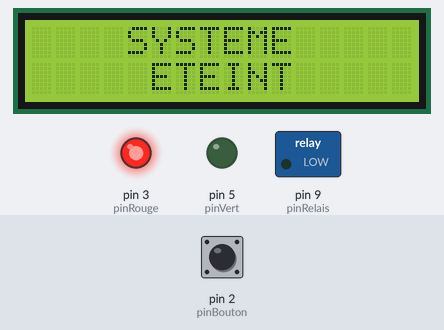
Bench run of a sketch on a simulated Arduino Uno, built with avr-gcc and run on an emulated ATmega328P. On the bench: 16×2 character LCD, switched loads named in the sketch (green lamp = pin HIGH), output pins drawn as LEDs (lit = HIGH). The test bench sets the inputs (shaded band); at power-on: pin 2 (pinBouton) LOW. Random numbers use the default seed unless the sketch sets one; what the sketch prints to the serial monitor is not drawn.

Above: at 2.2 s.
2.3 s: pin 2 (pinBouton) driven HIGH
At 4.2 s:
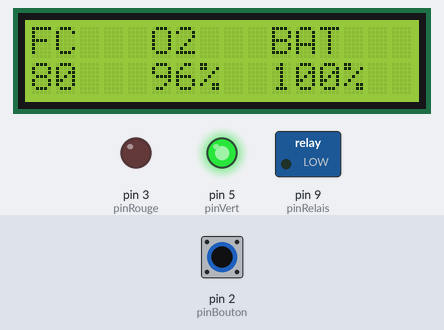
4.8 s: pin 2 (pinBouton) pulsed LOW 2 times (0.12 s each, 0.3 s apart)
At 6.0 s:
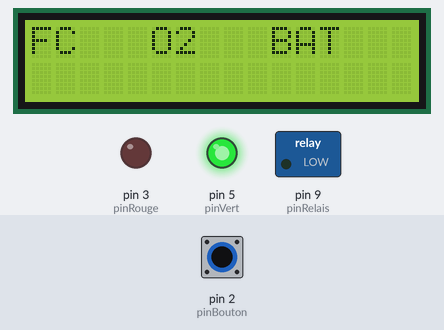
At 37.3 s:
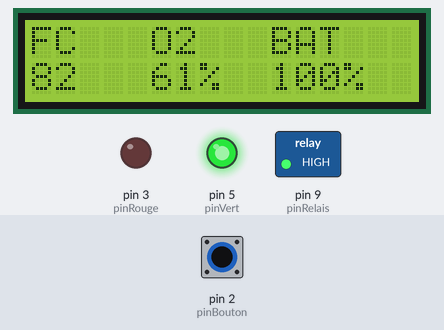
Timing chart, 0 to 37.7 s (numbered marks = the images above; inputs shaded):
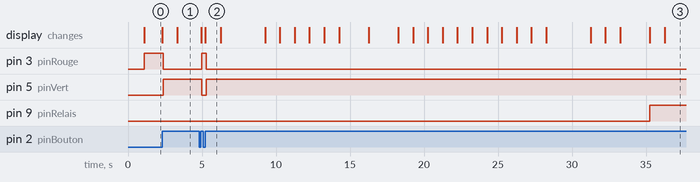

The sketch:

firmware_xor.ino
```cpp
#include <Wire.h>
#include <LiquidCrystal_I2C.h>
#include <SoftwareSerial.h>

const char CLE_BT[] = "8qabEK1RS8ipG!XKv&gDxKXf&tNNQz";

// ---------- FONCTION DE CHIFFREMENT XOR ----------
void chiffrerXOR(char* data) {
  int keyLen = strlen(CLE_BT);
  for (int i = 0; data[i] != '\0'; i++) {
    data[i] ^= CLE_BT[i % keyLen];
  }
}

// --- 1. CONFIGURATION DES BROCHES ---
const int pinBouton = 2;
const int pinRouge  = 3;
const int pinVert   = 5;
const int pinRelais = 9;

const int pinBTRX = 4;
const int pinBTTX = 6;

// --- 2. OBJETS ---
LiquidCrystal_I2C lcd(0x27, 16, 2);
SoftwareSerial monBluetooth(pinBTRX, pinBTTX);

// --- 3. VARIABLES ET CONSTANTES ---
int etatBoutonActuel = 0;
int etatBoutonPrecedent = LOW;
bool systemeAllume = false;

const int RELAIS_ACTIVE = HIGH;
const int RELAIS_ETEINT = LOW;
const int SEUIL_OXYGENE = 70;

unsigned long lastUpdateFC  = 0;
unsigned long lastUpdateO2  = 0;
unsigned long lastUpdateBat = 0;

const long intervalleFC  = 1000;
const long intervalleO2  = 30000;
const long intervalleBat = 60000;

int valRyt = 80;
int valOxy = 98;
int valBat = 100;
bool alternerOxygene = false;

void setup() {
  Serial.begin(9600);
  monBluetooth.begin(9600);

  pinMode(pinBouton, INPUT);
  pinMode(pinRouge, OUTPUT);
  pinMode(pinVert, OUTPUT);
  pinMode(pinRelais, OUTPUT);

  digitalWrite(pinRelais, RELAIS_ETEINT);

  lcd.init();
  lcd.backlight();

  randomSeed(analogRead(0));
  delay(1000);
  afficherMessageEteint();
}

void loop() {
  etatBoutonActuel = digitalRead(pinBouton);

  if (etatBoutonActuel != etatBoutonPrecedent) {
    if (etatBoutonActuel == HIGH) {
      systemeAllume = !systemeAllume;
      if (systemeAllume) {
        valBat = 100; valRyt = 80; valOxy = 96;
        unsigned long current = millis();
        lastUpdateFC = current; lastUpdateO2 = current; lastUpdateBat = current;
        lcd.clear();
        lcd.setCursor(0, 0);
        lcd.print("FC   O2   BAT");
      } else {
        afficherMessageEteint();
      }
    }
    delay(50);
  }
  etatBoutonPrecedent = etatBoutonActuel;

  if (systemeAllume) {
    digitalWrite(pinVert, HIGH);
    digitalWrite(pinRouge, LOW);
    unsigned long tempsActuel = millis();

    if (tempsActuel - lastUpdateFC >= intervalleFC) {
      lastUpdateFC = tempsActuel;
      valRyt += random(-3, 4);
      if (valRyt < 80) valRyt = 80;
      if (valRyt > 170) valRyt = 170;
      actualiserAffichageEtUSB();
    }

    if (tempsActuel - lastUpdateO2 >= intervalleO2) {
      lastUpdateO2 = tempsActuel;
      if (alternerOxygene) { valOxy = random(82, 98); alternerOxygene = false; }
      else { valOxy = random(40, 65); alternerOxygene = true; }
    }

    if (tempsActuel - lastUpdateBat >= intervalleBat) {
      lastUpdateBat = tempsActuel;
      if (valBat > 0) valBat--;
    }

    if (valOxy < SEUIL_OXYGENE) digitalWrite(pinRelais, RELAIS_ACTIVE);
    else digitalWrite(pinRelais, RELAIS_ETEINT);

  } else {
    digitalWrite(pinVert, LOW);
    digitalWrite(pinRouge, HIGH);
    digitalWrite(pinRelais, RELAIS_ETEINT);
  }
}

void actualiserAffichageEtUSB() {
  int etatVanneNum = (digitalRead(pinRelais) == RELAIS_ACTIVE) ? 1 : 0;

  // Affichage LCD (reste en clair pour l'utilisateur)
  lcd.setCursor(0, 1);
  lcd.print(valRyt); lcd.print("  ");
  lcd.setCursor(5, 1);
  lcd.print(valOxy); lcd.print("%  ");
  lcd.setCursor(10, 1);
  lcd.print(valBat); lcd.print("%   ");

  // ---------- ENVOI USB (Chiffré) ----------
  char messageUSB[64] = {0};
  sprintf(messageUSB, "%d;%d;%d;%d", valRyt, valOxy, valBat, etatVanneNum);
  int lenUSB = strlen(messageUSB); // On stocke la longueur avant chiffrement
  chiffrerXOR(messageUSB);

  // On utilise Serial.write pour envoyer les octets bruts
  Serial.write((uint8_t*)messageUSB, lenUSB);
  Serial.println(); // Saut de ligne pour séparer les envois

  // ---------- ENVOI BLUETOOTH (Chiffré) ----------
  char messageBT[64] = {0};
  sprintf(messageBT, "FC:%d O2:%d Bat:%d", valRyt, valOxy, valBat);
  int lenBT = strlen(messageBT);
  chiffrerXOR(messageBT);

  monBluetooth.write((uint8_t*)messageBT, lenBT);
  monBluetooth.println();
}

void afficherMessageEteint() {
  lcd.clear();
  lcd.setCursor(4, 0);
  lcd.print("SYSTEME");
  lcd.setCursor(5, 1);
  lcd.print("ETEINT");
}
```

Measured:
- after the input at 2.3 s, pin 3 (pinRouge): HIGH → LOW after 0.07 s; pin 5 (pinVert): LOW → HIGH after 0.07 s; the display: first changes at once (image 1 shows a later state)
- after the input at 4.8 s, pin 3 (pinRouge): LOW → HIGH after 0.19 s, → LOW 0.30 s later; pin 5 (pinVert): HIGH → LOW after 0.19 s, → HIGH 0.30 s later
- what the display in image 2 shows lasts 1.1 s, from 5.2 s to 6.3 s
